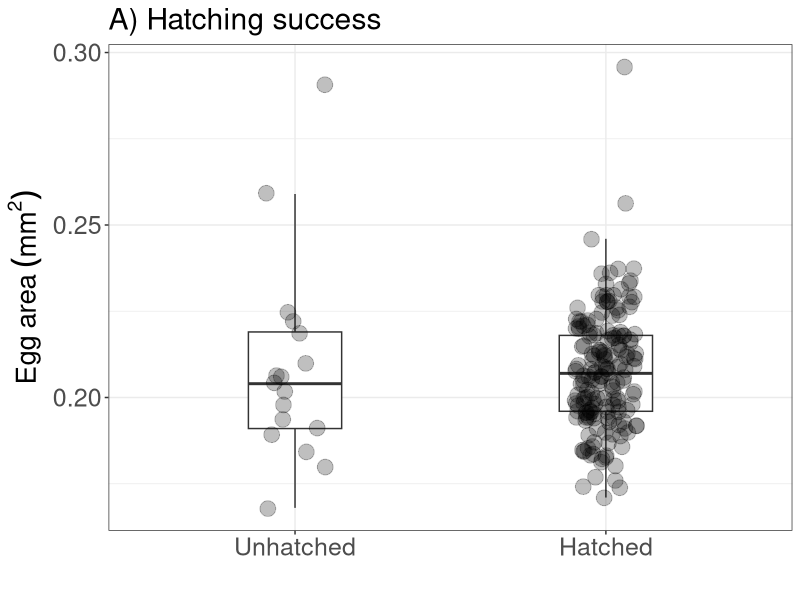
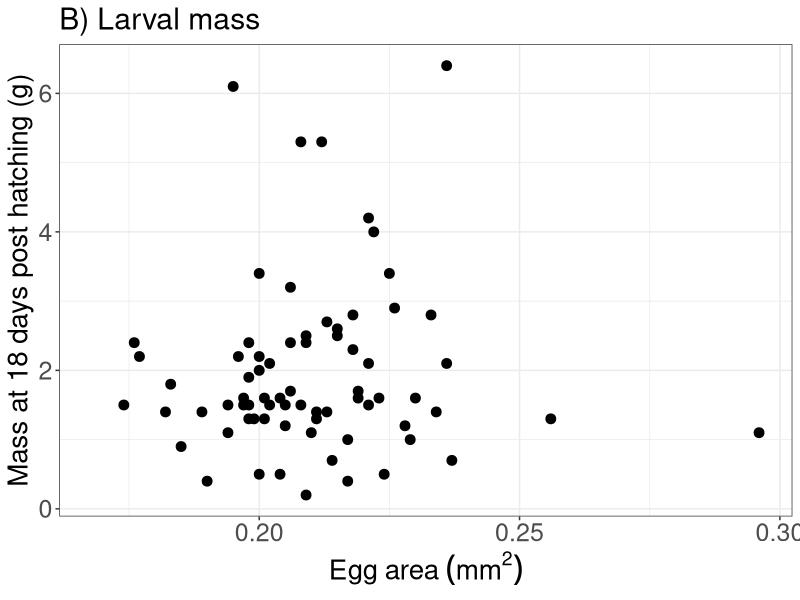
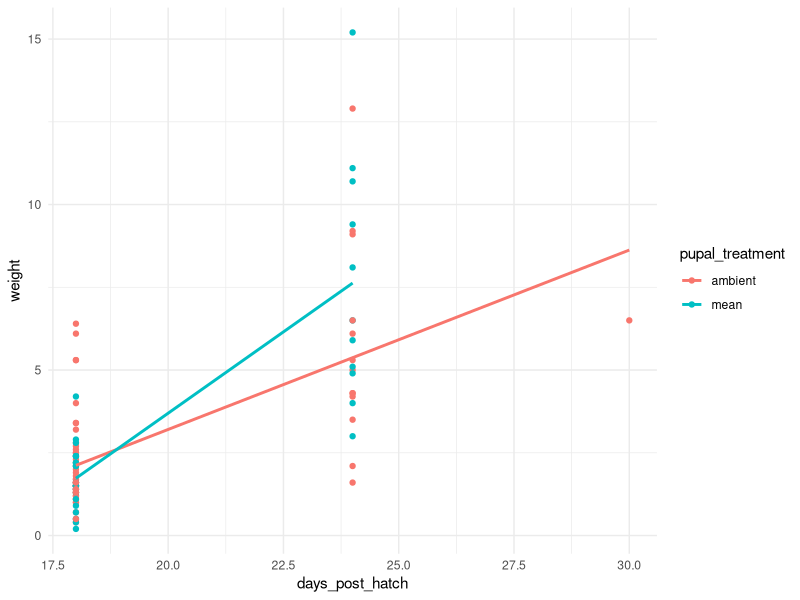
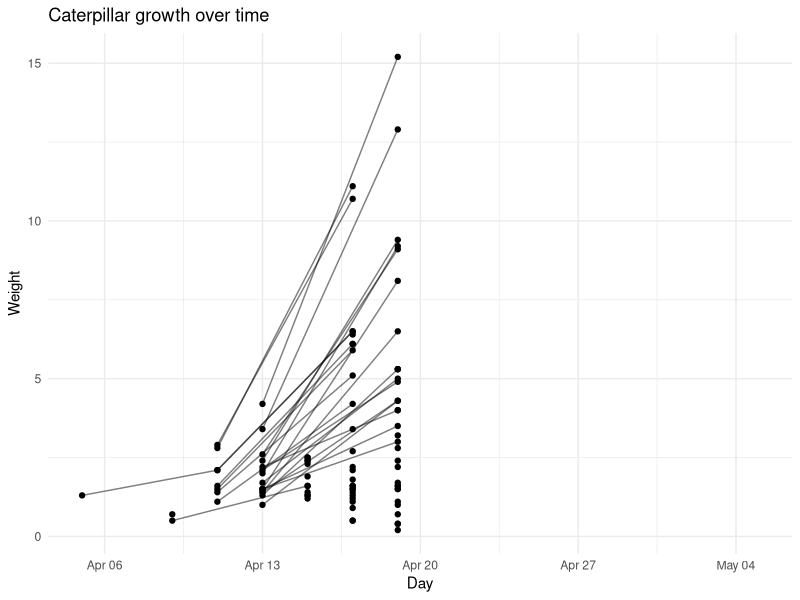
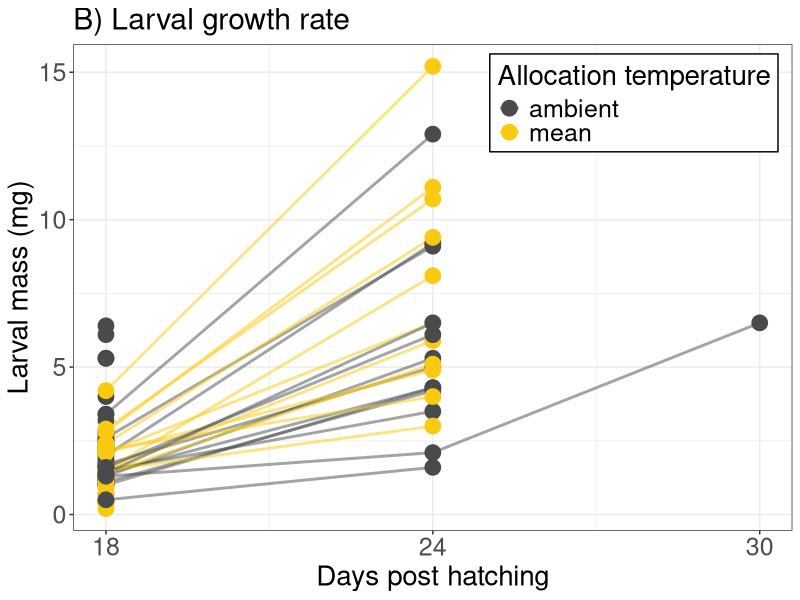
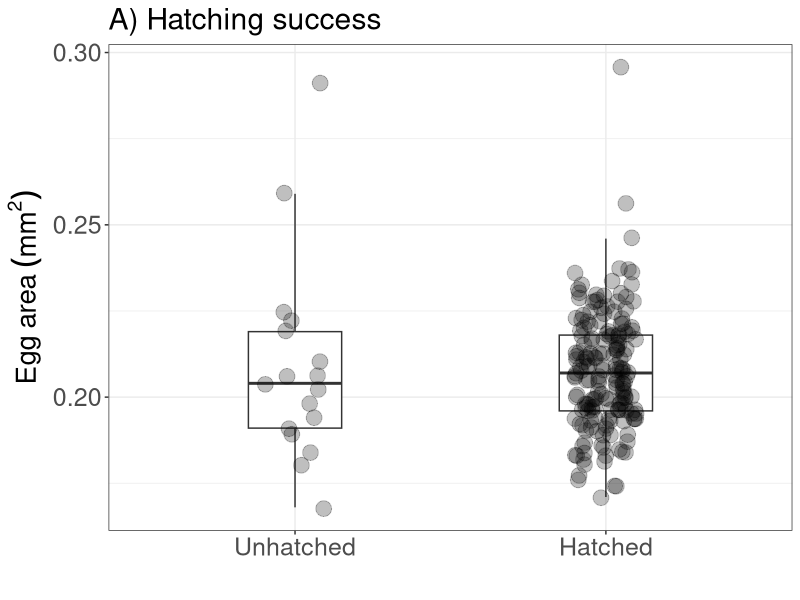
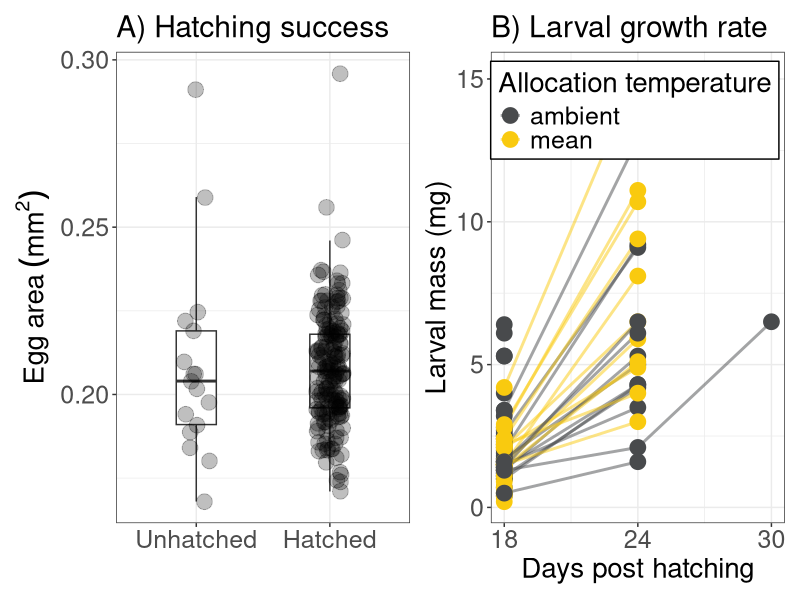

Write the R code that produced these figures, in order.
## ---- chunk 1
library(here)
library(tidyverse)
library(ggplot2)
library(lmerTest)
library(patchwork)
## ---- chunk 2
caterpillar_data <- read.csv(here("data", "clean data", "caterpillar_data.csv"))

#caterpillar_data <- caterpillar_data %>%
  #filter(!is.na(hatch_date)) 

caterpillar_data$pupal_treatment <- as.factor(caterpillar_data$pupal_treatment)
caterpillar_data$hatch_date <- as.Date(caterpillar_data$hatch_date)
caterpillar_data$weight_1 <- as.numeric(caterpillar_data$weight_1)

#turn all weights into mg
caterpillar_data$weight_1 <- caterpillar_data$weight_1 * 1000
caterpillar_data$weight_2 <- caterpillar_data$weight_2 * 1000
caterpillar_data$weight3 <- caterpillar_data$weight3 * 1000
caterpillar_data$weight4 <- caterpillar_data$weight4 * 1000
caterpillar_data$weight_5 <- caterpillar_data$weight_5 * 1000

## ---- chunk 3

caterpillar_data <- caterpillar_data %>%
  filter(!is.na(hatched))
  
#how many caterpillars hatches overall
caterpillar_data %>%
  filter(hatched == 1)

hatching_plot <- ggplot(caterpillar_data, aes(x = factor(hatched, labels = c("Unhatched", "Hatched")), y = size_01)) +
  geom_boxplot(width = 0.3, outlier.shape = NA) +
  geom_jitter(width = 0.1, alpha = 0.25, size = 5) +
  #scale_colour_manual(values = temp_cols) +
  labs(x = "", y = expression(Egg~area~(mm^2)), title = "A) Hatching success", colour = "Allocation temperature") +
  theme_bw() +
    theme(
    text = element_text(size = 18),            # increases all text
    axis.title = element_text(size = 20),      # axis titles bigger
    axis.text = element_text(size = 18),       # axis tick labels bigger
    legend.text = element_text(size = 18),     # legend text bigger
    legend.title = element_text(size = 20),
    #legend.position = c(0.98, 0.9),   # top-right inside
  #legend.justification = c(1, 1),     # anchor legend box to its top-right corner
  #legend.background = element_rect(fill = "white", colour = "black")  # optional: improve visibility
    )

hatching_plot

ggsave(
  here("figures", "hatching success.png"),
  plot = hatching_plot,
  width = 10,
  height = 5,
  dpi = 300
)



## ---- chunk 4

caterpillar_size <- ggplot(caterpillar_data, aes(x = size_01, y = weight_1)) +
  geom_point(size = 3) +
  labs(y = "Mass at 18 days post hatching (g)", x = expression(Egg~area~(mm^2)), title = "B) Larval mass") +
  theme_bw() +
    theme(
    text = element_text(size = 18),            # increases all text
    axis.title = element_text(size = 20),      # axis titles bigger
    axis.text = element_text(size = 18),       # axis tick labels bigger
    legend.text = element_text(size = 18),     # legend text bigger
    legend.title = element_text(size = 20)
    )

caterpillar_size


## ---- chunk 5

names(caterpillar_data) <- names(caterpillar_data) %>%
  gsub("^weight([0-9]+)$", "weight_\\1", .)

long_data <- caterpillar_data %>%
  mutate(id = row_number()) %>%
  pivot_longer(
    cols = matches("^(weight|weighday)_\\d+$"),
    names_to = c(".value", "time"),
    names_pattern = "(weight|weighday)_(\\d+)"
  )

long_data$weighday <- as.Date(long_data$weighday)

long_data <- long_data %>%
  mutate(days_post_hatch = as.numeric(weighday - hatch_date)) %>%
  filter(!is.na("weight"))



#random intercepts and random slopes
#model <- lmer(weight ~ days_post_hatch * size_01 + pupal_treatment + (1 | clutchID) + (days_post_hatch | eggID), data = long_data)

#random intercepts only
#model <- lmer(weight ~ days_post_hatch * size_01 + pupal_treatment + (1 | clutchID/eggID), data = long_data)
#ummary(model)

#another option - different slopes per treatment, not per individual caterpillar. seems better.
model <- lmer(weight ~ days_post_hatch * size_01 + days_post_hatch * pupal_treatment + (1|clutchID/eggID), data = long_data)

summary(model)

ggplot(long_data, aes(days_post_hatch, weight, colour = pupal_treatment)) +
  geom_point() +
  geom_smooth(method = "lm", se = FALSE) +
  theme_minimal()

temp_cols <- c(
  ambient = "#484A4C",
  cool    = "#76C0CC",
  mean    = "#F9CA0F",
  warm    = "#E87A36",
  hot     = "#AF0808")




ggplot(long_data, aes(x = weighday, y = weight, group = id)) +
  geom_line(alpha = 0.5) +
  geom_point() +
  labs(x = "Day", y = "Weight", title = "Caterpillar growth over time") +
  theme_minimal()

growth_rate <- ggplot(long_data, aes(x = days_post_hatch, y = weight, group = id, colour = pupal_treatment)) +
  geom_line(alpha = 0.5, size = 1) +
  geom_point(size = 5) +
  scale_x_continuous(breaks = c(18, 24, 30)) +
  labs(x = "Days post hatching", y = "Larval mass (mg)",
       title = "B) Larval growth rate", colour = "Allocation temperature") +
  scale_color_manual(values = temp_cols) +
  theme_bw() +
    theme(
    text = element_text(size = 18),            # increases all text
    axis.title = element_text(size = 20),      # axis titles bigger
    axis.text = element_text(size = 18),       # axis tick labels bigger
    legend.text = element_text(size = 18),     # legend text bigger
    legend.title = element_text(size = 20),
    legend.position = c(0.98, 0.98),   # top-right inside
  legend.justification = c(1, 1),     # anchor legend box to its top-right corner
  legend.background = element_rect(fill = "white", colour = "black")  # optional: improve visibility
    )
growth_rate


caterpillar_plot <-  hatching_plot + growth_rate

ggsave(
  here("figures", "caterpillar plot.png"),
  plot = caterpillar_plot,
  width = 20,
  height = 10,
  dpi = 300
)
